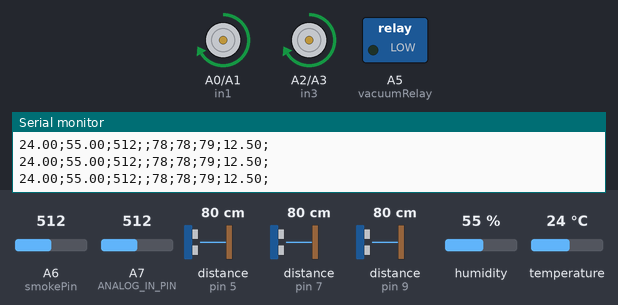
This sketch was run on a simulated Arduino Nano, built with avr-gcc and run on an emulated ATmega328P. Parts: motor-driver pin pairs drawn as motors (green arrow = first pin HIGH = forward, orange = second pin HIGH = backward, longer = more drive, scaled by the enable pin), switched loads named in the sketch (green lamp = pin HIGH), the last lines printed to the serial monitor. Wiring (inferred from the names in the program): 3 × ultrasonic range finder: trigger pin 4, echo pin 5 / trigger pin 6, echo pin 7 / trigger pin 8, echo pin 9. The inputs (shaded band) are chosen by the test bench; at power-on: distance to the obstacle (sensors on pin 5, pin 7, pin 9) 80 cm, humidity 55 %, A7 (ANALOG_IN_PIN) = 512, A6 (smokePin) = 512, temperature 24 °C. The echo pulse lasts 58.3 µs per cm; pins used as bus, display or sensor lines are not drawn.

Above: at 1.2 s.
1.3 s: distance to the obstacle (sensor on pin 5) set to 2 cm
At 2.1 s:
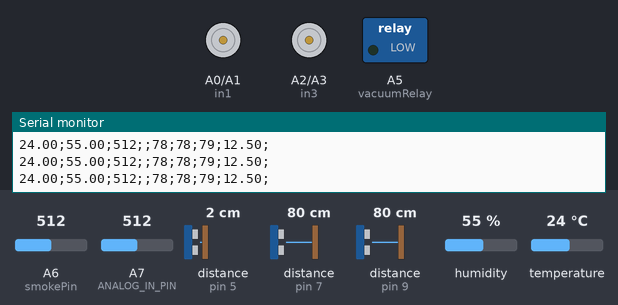
4.8 s: humidity set to 19 %
At 5.3 s:
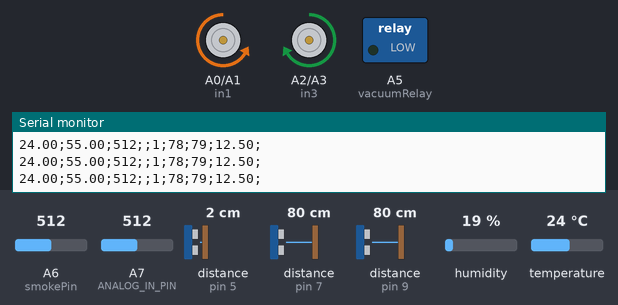
10.5 s: distance to the obstacle (sensor on pin 5) set to 35 cm
At 11.6 s:
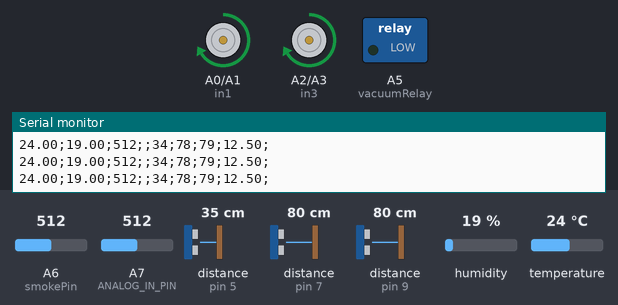
28.5 s: A7 (ANALOG_IN_PIN) set to 420
34.5 s: A7 (ANALOG_IN_PIN) set to 395
Timing chart, 0 to 37.5 s (numbered marks = the images above; inputs shaded):
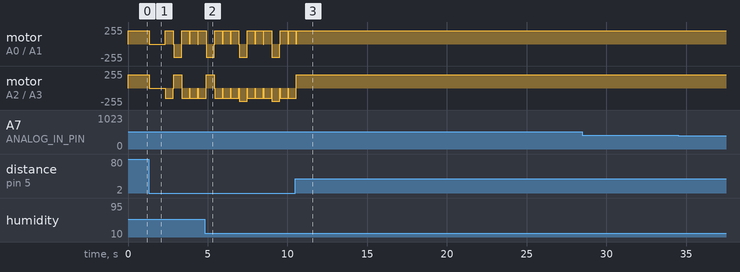

Measured:
- after the input at 10.5 s, motor on A0 (in1) / A1 (in2): goes on until 10.6 s, then stays forward 200/255
- by itself, motor on A0 (in1) / A1 (in2): repeats every 2.1 s: backward 200/255 0.50 s, 3 × (stopped 0.01 s, forward 200/255 0.50 s), stopped 0.02 s

The sketch:

G7_F.ino
```cpp
#include <DHT.h>
#include <SoftwareSerial.h>
// ----- Pins -----
#define trigFront 4
#define echoFront 5

#define trigRight 6
#define echoRight 7

#define trigLeft 8
#define echoLeft 9

#define smokePin A6

#define DHTPIN A4
#define DHTTYPE DHT22
DHT dht(DHTPIN, DHTTYPE);

#define in1 A0
#define in2 A1
#define in3 A2
#define in4 A3

#define ENA 10
#define ENB 11

#define vacuumRelay A5

#define ANALOG_IN_PIN A7

SoftwareSerial bluetooth(13, 12);  // RX, TX

float temp;
float hum;
int smokeValue;
long distFront;
long distRight;
long distLeft;

// Floats for ADC voltage & Input voltage
float adc_voltage = 0.0;
float in_voltage = 0.0;
// Floats for resistor values in divider (in ohms)
float R1 = 30000.0;
float R2 = 7500.0;
// Integer for ADC value
int adc_value = 0;
// Float for Reference Voltage                              kbmnjlhvccccc
float ref_voltage = 5.0;

String TxData = "";
int F = 0;

// ----- Setup -----
void setup() {
  Serial.begin(9600);
  bluetooth.begin(9600);
  dht.begin();

  pinMode(trigFront, OUTPUT);
  pinMode(echoFront, INPUT);

  pinMode(trigRight, OUTPUT);
  pinMode(echoRight, INPUT);

  pinMode(trigLeft, OUTPUT);
  pinMode(echoLeft, INPUT);

  pinMode(smokePin, INPUT);

  pinMode(in1, OUTPUT);
  pinMode(in2, OUTPUT);
  pinMode(in3, OUTPUT);
  pinMode(in4, OUTPUT);
  pinMode(ENA, OUTPUT);
  pinMode(ENB, OUTPUT);

  pinMode(vacuumRelay, OUTPUT);
}

// ----- Measure distance -----
long readUltrasonic(int trigPin, int echoPin) {
  digitalWrite(trigPin, LOW);
  delayMicroseconds(2);
  digitalWrite(trigPin, HIGH);
  delayMicroseconds(10);
  digitalWrite(trigPin, LOW);
  long duration = pulseIn(echoPin, HIGH);  // Timeout after 30ms
  return duration * 0.034 / 2;             // cm
}

// ----- Loop -----
void loop() {
  temp = dht.readTemperature();
  hum = dht.readHumidity();
  smokeValue = analogRead(smokePin);
  distFront = readUltrasonic(trigFront, echoFront);
  distRight = readUltrasonic(trigRight, echoRight);
  distLeft = readUltrasonic(trigLeft, echoLeft);

  if (distFront > 20 && distLeft > 20 && distRight > 20) {
    Forward();
    F = 0;
  } else if (distFront <= 20 || distRight <= 20 || distLeft <= 20) {
    if (F == 0) {
      Stop();
      delay(1000);
    }
    if (distRight < distLeft) {
      Left();
      delay(500);
    } else if (distLeft < distRight) {
      Right();
      delay(500);
    } else {
      Backward();  // أو random اختيار
      delay(500);
    }
    Stop();
    F = 1;
  }
  // Read the Analog Input
  adc_value = analogRead(ANALOG_IN_PIN);

  // Determine voltage at ADC input
  adc_voltage = (adc_value * ref_voltage) / 1024.0;

  // Calculate voltage at divider input
  in_voltage = adc_voltage * (R1 + R2) / R2;

  Serial_print();
}

void Forward() {
  digitalWrite(in1, HIGH);
  digitalWrite(in2, LOW);
  analogWrite(ENA, 200);
  digitalWrite(in3, HIGH);
  digitalWrite(in4, LOW);
  analogWrite(ENB, 200);
}

void Right() {
  digitalWrite(in1, LOW);
  digitalWrite(in2, HIGH);
  analogWrite(ENA, 150);
  digitalWrite(in3, HIGH);
  digitalWrite(in4, LOW);
  analogWrite(ENB, 200);
}

void Left() {
  digitalWrite(in1, HIGH);
  digitalWrite(in2, LOW);
  analogWrite(ENA, 200);
  digitalWrite(in3, LOW);
  digitalWrite(in4, HIGH);
  analogWrite(ENB, 150);
}

void Backward() {
  digitalWrite(in1, LOW);
  digitalWrite(in2, HIGH);
  analogWrite(ENA, 200);
  digitalWrite(in3, LOW);
  digitalWrite(in4, HIGH);
  analogWrite(ENB, 200);
}


void Stop() {
  digitalWrite(in1, LOW);
  digitalWrite(in2, LOW);
  analogWrite(ENA, 0);
  digitalWrite(in3, LOW);
  digitalWrite(in4, LOW);
  analogWrite(ENB, 0);
}


//Function to Print Data to Serial Monitor
void Serial_print() {
  TxData += temp;
  TxData += ";";
  TxData += hum;
  TxData += ";";
  TxData += smokeValue;
  TxData += ";";
  TxData += ";";
  TxData += distFront;
  TxData += ";";
  TxData += distRight;
  TxData += ";";
  TxData += distLeft;
  TxData += ";";
  TxData +=in_voltage;
  TxData += ";";
  Serial.println(TxData);
  TxData = "";
}

void Bluetooth_print() {
  TxData += temp;
  TxData += ";";
  TxData += hum;
  TxData += ";";
  TxData += smokeValue;
  TxData += ";";
  TxData += distFront;
  TxData += ";";
  TxData += distRight;
  TxData += ";";
  TxData += distLeft;
  TxData += ";";
   TxData +=in_voltage;
  TxData += ";";
  bluetooth.print(TxData);
  TxData = "";
}
```
